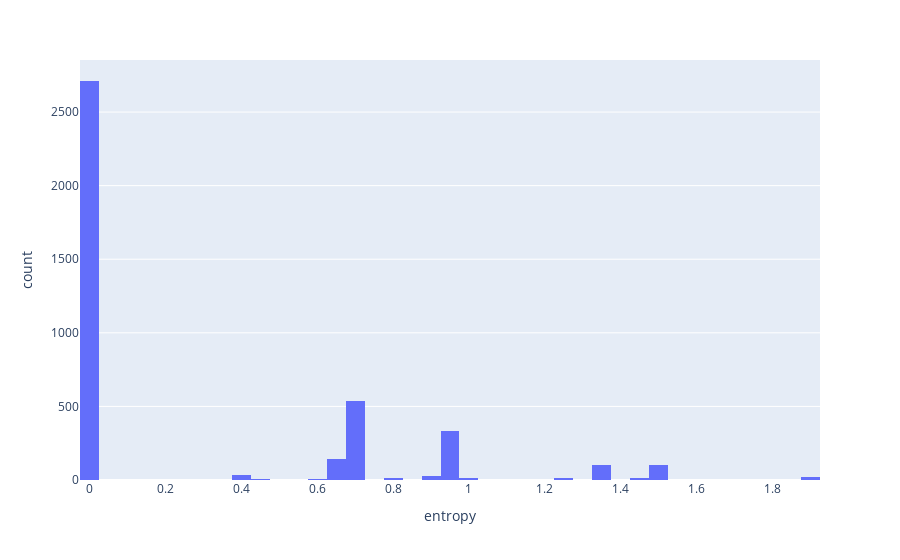

The cell this chart's notebook holds for it:
### Code cell
import plotly.express as px
fig = px.histogram(em1, x="entropy", nbins=50)
fig.show()

### Figure 1 — Plotly figure (JSON) as saved in the notebook; plotly's stock layout.template omitted (floating-point values rounded to 4 significant figures; data arrays with more than 128 entries replaced by an {"elided": "..."} marker saying what was removed)
{"data": [{"alignmentgroup": "True", "bingroup": "x", "hovertemplate": "entropy=%{x}<br>count=%{y}<extra></extra>", "legendgroup": "", "marker": {"color": "#636efa", "pattern": {"shape": ""}}, "name": "", "nbinsx": 50, "offsetgroup": "", "orientation": "v", "showlegend": false, "type": "histogram", "x": {"elided": "4114 float values"}, "xaxis": "x", "yaxis": "y"}], "layout": {"barmode": "relative", "legend": {"tracegroupgap": 0}, "margin": {"t": 60}, "xaxis": {"anchor": "y", "domain": [0, 1], "title": {"text": "entropy"}}, "yaxis": {"anchor": "x", "domain": [0, 1], "title": {"text": "count"}}}}
